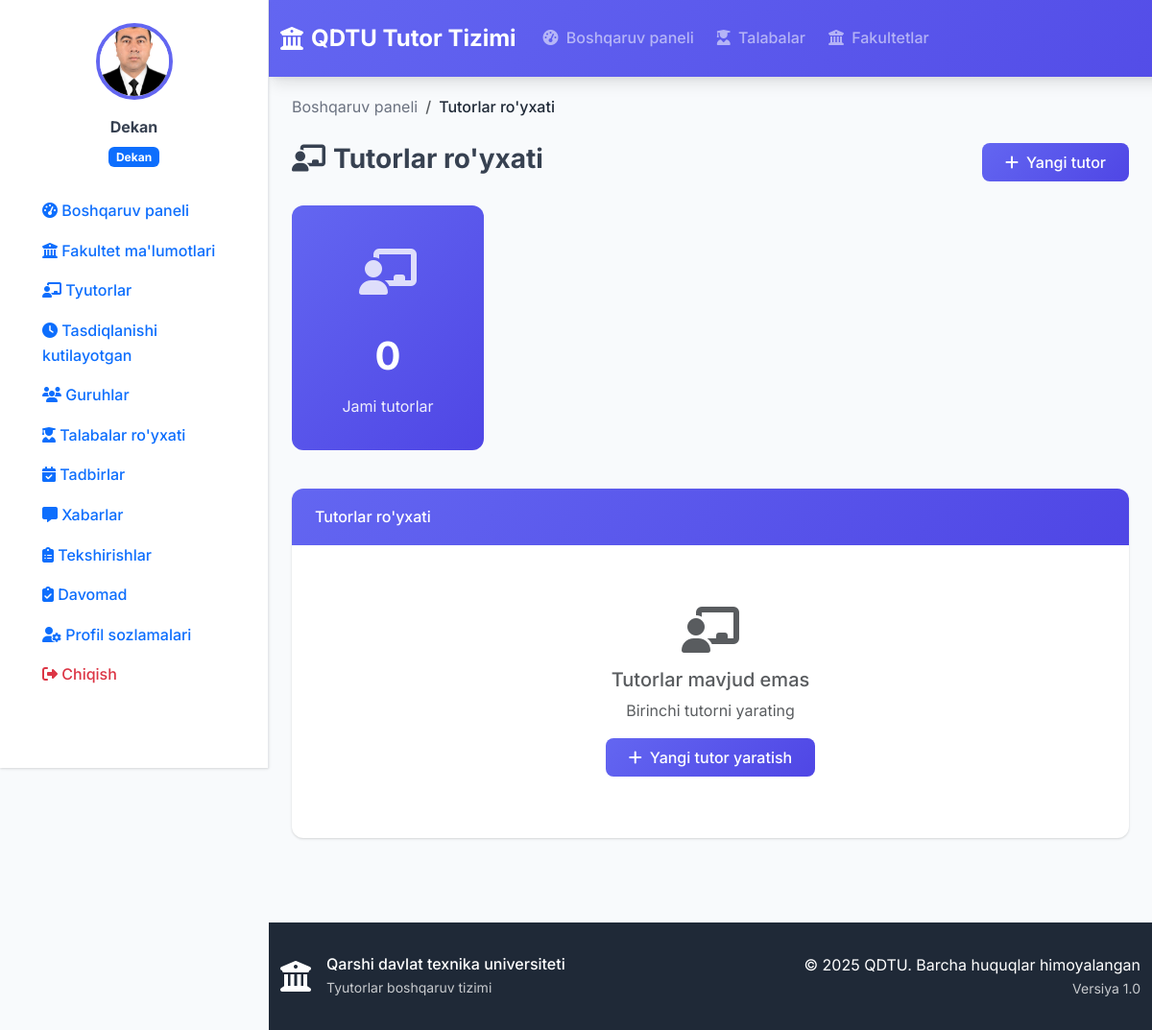
The app's page /faculty/tutors/ (signed in) with its own data.
### accounts/models.py (models this page shows, shortened)
class User(AbstractUser):
    USER_TYPE_CHOICES = (
        ('rector', 'Rektor'),
        ('dean', 'Dekan'),
        ('tutor', 'Tutor'),
    )
    user_type = models.CharField(
        max_length=10,
        choices=USER_TYPE_CHOICES,
        verbose_name="Foydalanuvchi turi"
    )
    faculty = models.ForeignKey(
        'faculty.Faculty',
        on_delete=models.SET_NULL,
        null=True,
        blank=True,
        verbose_name="Fakultet"
    )
    profile_picture = models.ImageField(
        upload_to='profile_pics/',
        null=True,
        blank=True,
        verbose_name="Profil rasmi"
    )
    phone_number = models.CharField(
        max_length=20,
        blank=True,
        verbose_name="Telefon raqami"
    )
    class Meta:
        verbose_name = "Foydalanuvchi"
        verbose_name_plural = "Foydalanuvchilar"
    def is_rector(self):
        return self.user_type == 'rector'
    def is_dean(self):
        return self.user_type == 'dean'
    def is_tutor(self):
        return self.user_type == 'tutor'
    def get_full_name(self):
        return f"{self.first_name} {self.last_name}".strip() or self.username

### faculty/views.py (the view, shortened to what this page needs)
# urls.py: path('tutors/', views.tutor_list, name='tutor_list'),
@login_required
def tutor_list(request):
    user = request.user
    if user.is_rector():
        tutors = User.objects.filter(user_type='tutor').prefetch_related('assigned_groups__students__housing_inspections')
        print(f"Rektor: {tutors.count()} tutors found")
    elif user.is_dean():
        if not user.faculty:
            print(f"Xatolik: {user} uchun fakultet topilmadi")
            tutors = User.objects.none()
        else:
            tutors = User.objects.filter(
                user_type='tutor',
                assigned_groups__faculty=user.faculty
            ).distinct().prefetch_related('assigned_groups__students__housing_inspections')
            print(f"Dekan: {tutors.count()} tutors found for faculty {user.faculty}")
    else:
        print(f"Foydalanuvchi {user} dashboard'ga yo'naltirilmoqda")
        return redirect('dashboard')
    tutors_data = []
    context = {
        'tutors': tutors_data,
        'title': 'Tutorlar ro\'yxati',
    }
    return render(request, 'faculty/tutor_list.html', context)

### templates/faculty/tutor_list.html (shortened to what this page needs)
{% extends 'base.html' %}
{% block content %}
<div class="container-fluid">
    <nav aria-label="breadcrumb">
        <ol class="breadcrumb">
            <li class="breadcrumb-item"><a href="{% url 'dashboard' %}">Boshqaruv paneli</a></li>
            <li class="breadcrumb-item active">{{ title }}</li>
        </ol>
    </nav>
    <div class="d-flex justify-content-between align-items-center mb-4">
        <h1 class="h3 fw-bold"><i class="fas fa-chalkboard-teacher me-2"></i>{{ title }}</h1>
        {% if user.is_dean or user.is_rector %}
            <a href="{% url 'tutor_create' %}" class="btn btn-primary">
                <i class="fas fa-plus me-2"></i>Yangi tutor
            </a>
        {% endif %}
    </div>
    <div class="row mb-4">
        <div class="col-lg-3 col-md-6 mb-3">
            <div class="stats-card">
                <div class="icon">
                    <i class="fas fa-chalkboard-teacher"></i>
                </div>
                <div class="number">{{ tutors|length }}</div>
                <div class="label">Jami tutorlar</div>
            </div>
        </div>
    </div>
    <div class="card">
        <div class="card-header text-white">
            <h6 class="mb-0">Tutorlar ro'yxati</h6>
        </div>
        <div class="card-body">
            {% if tutors %}
                <div class="table-responsive">
                    <table class="table table-striped">
                        <thead>
                            <tr>
                                <th>Rasm</th>
                                <th>To'liq ism</th>
                                <th>Email</th>
                                <th>Fakultet</th>
                                <th>Telefon</th>
                                <th>Guruhlar soni</th>
                                <th>Talabalar soni</th>
                                <th>Amallar</th>
                            </tr>
                        </thead>
                        <tbody>
                            {% for tutor in tutors %}
                                <tr class="{{ tutor.color_class }}">
                                    <td>
                                        <div class="text-center">
                                            {% if tutor.profile_picture %}
                                                <img src="{{ tutor.profile_picture.url }}" alt="{{ tutor.full_name }}" class="rounded-circle img-fluid" style="max-width: 50px;">
                                            {% else %}
                                                <img src="https://via.placeholder.com/50" alt="No Image" class="rounded-circle img-fluid" style="max-width: 50px;">
                                            {% endif %}
                                        </div>
                                    </td>
                                    <td>{{ tutor.full_name }}</td>
                                    <td>{{ tutor.email }}</td>
                                    <td>{{ tutor.faculty_name }}</td>
                                    <td>{{ tutor.phone_number }}</td>
                                    <td><span class="badge bg-primary">{{ tutor.groups_count }}</span></td>
                                    <td><span class="badge bg-success">{{ tutor.students_count }}</span></td>
                                    <td style="text-align: center;">
                                        <a href="{% url 'tutor_detail' tutor.id %}" class="btn btn-sm btn-primary">
                                            <i class="fas fa-eye"></i>
                                        </a>
                                        {% if user.is_dean or user.is_rector %}
                                            <a href="{% url 'tutor_edit' tutor.id %}" class="btn btn-sm btn-warning">
                                                <i class="fas fa-edit"></i>
                                            </a>
                                        {% endif %}
                                    </td>
                                </tr>
                            {% endfor %}
                        </tbody>
                    </table>
                </div>
            {% else %}
                <div class="text-center py-5">
                    <i class="fas fa-chalkboard-teacher fa-3x text-muted mb-3"></i>
                    <h5 class="text-muted">Tutorlar mavjud emas</h5>
                    {% if user.is_dean or user.is_rector %}
                        <p class="text-muted">Birinchi tutorni yarating</p>
                        <a href="{% url 'tutor_create' %}" class="btn btn-primary">
                            <i class="fas fa-plus me-2"></i>Yangi tutor yaratish
                        </a>
                    {% endif %}
                </div>
            {% endif %}
        </div>
    </div>
</div>
{% endblock %}

### templates/sidebar.html (shortened to what this page needs)
{% load static %}
<div class="sidebar" id="sidebar">
    <div class="sidebar-content">
        <div class="user-info text-center mb-4">
            {% if user.profile_picture %}
                <img src="{{ user.profile_picture.url }}" class="profile-image mb-3">
            {% else %}
                <div class="profile-initials mb-3">
                    {{ user.first_name|first|upper }}{{ user.last_name|first|upper }}
                </div>
            {% endif %}
            <div class="user-details">
                <div class="mb-1 fw-bold">{{ user.get_full_name }}</div>
                <div class="badge bg-primary">
                    {% if user.is_rector %}
                        Prorektor
                    {% elif user.is_dean %}
                        Dekan
                    {% elif user.is_tutor %}
                        Tutor
                    {% endif %}
                </div>
            </div>
        </div>
        <nav class="sidebar-nav">
            <ul class="nav flex-column">
                <li class="nav-item">
                    <a class="nav-link {% if request.resolver_match.url_name == 'dashboard' or request.resolver_match.url_name|slice:':7' == 'rector_' or request.resolver_match.url_name|slice:':5' == 'dean_' or request.resolver_match.url_name|slice:':6' == 'tutor_' %}active{% endif %}" href="{% url 'dashboard' %}">
                        <i class="fas fa-tachometer-alt"></i>
                        <span>Boshqaruv paneli</span>
                    </a>
                </li>
                {% if user.is_dean %}
                    <li class="nav-item">
                        <a class="nav-link {% if request.resolver_match.url_name == 'faculty_info' %}active{% endif %}" href="#" onclick="showFacultyInfo()">
                            <i class="fas fa-university"></i>
                            <span>Fakultet ma'lumotlari</span>
                        </a>
                    </li>
                    <li class="nav-item">
                        <a class="nav-link {% if request.resolver_match.url_name == 'tutor_list' %}active{% endif %}" href="{% url 'tutor_list' %}">
                            <i class="fas fa-chalkboard-teacher"></i>
                            <span>Tyutorlar</span>
                        </a>
                    </li>
                    <li class="nav-item">
                        <a class="nav-link {% if request.resolver_match.url_name == 'pending_inspections' %}active{% endif %}" href="{% url 'pending_inspections' %}">
                            <i class="fas fa-clock"></i>
                            <span>Tasdiqlanishi kutilayotgan</span>
                        </a>
                    </li>
                    <li class="nav-item">
                        <a class="nav-link {% if request.resolver_match.url_name == 'group_list' %}active{% endif %}" href="{% url 'group_list' %}">
                            <i class="fas fa-users"></i>
                            <span>Guruhlar</span>
                        </a>
                    </li>
                    <li class="nav-item">
                        <a class="nav-link {% if request.resolver_match.url_name == 'student_list' %}active{% endif %}" href="{% url 'student_list' %}">
                            <i class="fas fa-user-graduate"></i>
                            <span>Talabalar ro'yxati</span>
                        </a>
                    </li>
                    <li class="nav-item">
                        <a class="nav-link" href="{% url 'dean_events' %}">
                            <i class="fas fa-calendar-check"></i>
                            <span>Tadbirlar</span>
                        </a>
                    </li>
                    <li class="nav-item">
                        <a class="nav-link" href="{% url 'message_list' %}">
                            <i class="fas fa-message"></i>
                            <span>Xabarlar</span>
                        </a>
                    </li>
                {% endif %}
                <li class="nav-item">
                    <a class="nav-link {% if request.resolver_match.url_name == 'inspection_list' %}active{% endif %}" href="{% url 'inspection_list' %}">
                        <i class="fas fa-clipboard-list"></i>
                        <span>Tekshirishlar</span>
                    </a>
                </li>
                <li class="nav-item mt-auto">
                    <a href="{% url 'attendance_view' %}" class="nav-link flex items-center hover:bg-gray-100 {% if request.resolver_match.url_name == 'attendance_view' %}sidebar-active{% endif %}">
                        <i class="fas fa-clipboard-check mr-3"></i>
                        Davomad
                    </a>
                </li>
                <li class="nav-item mt-auto">
                    <a class="nav-link {% if request.resolver_match.url_name == 'profile' %}active{% endif %}" href="{% url 'profile' %}">
                        <i class="fas fa-user-cog"></i>
                        <span>Profil sozlamalari</span>
                    </a>
                </li>
                <li class="nav-item">
                    <a class="nav-link text-danger" href="{% url 'logout' %}">
                        <i class="fas fa-sign-out-alt"></i>
                        <span>Chiqish</span>
                    </a>
                </li>
            </ul>
        </nav>
    </div>
</div>

### templates/base.html (style rules this page uses)
:root { --primary-color: #6366f1; --primary-dark: #4f46e5; --secondary-color: #f59e0b; --success-color: #10b981; --warning-color: #f59e0b; --danger-color: #ef4444; --info-color: #3b82f6; --dark-color: #1f2937; --light-color: #f8fafc; --border-color: #e5e7eb; --text-muted: #6b7280; --shadow: 0 1px 3px 0 rgba(0, 0, 0, 0.1), 0 1px 2px 0 rgba(0, 0, 0, 0.06); --shadow-lg: 0 10px 15px -3px rgba(0, 0, 0, 0.1), 0 4px 6px -2px rgba(0, 0, 0, 0.05); }
* { font-family: 'Inter', sans-serif; }
body { background-color: #f8fafc; color: #374151; line-height: 1.6; margin: 0; padding-left: 0; transition: padding-left 0.3s ease; }
body.sidebar-open { padding-left: 280px; }
.btn-primary { background: linear-gradient(135deg, var(--primary-color) 0%, var(--primary-dark) 100%); border: none; border-radius: 8px; font-weight: 500; padding: 0.5rem 1.5rem; transition: all 0.3s ease; }
.btn { border-radius: 8px; font-weight: 500; transition: all 0.3s ease; }
.card { border: none; border-radius: 12px; box-shadow: var(--shadow); transition: all 0.3s ease; overflow: hidden; }
.card-header { background: linear-gradient(135deg, var(--primary-color) 0%, var(--primary-dark) 100%); border: none; padding: 1.25rem 1.5rem; font-weight: 600; }
.nav-link { font-weight: 500; transition: all 0.3s ease; border-radius: 6px; margin: 0 0.25rem; }
.sidebar { position: fixed; top: 0; left: -280px; width: 280px; height: 100vh; background: white; border-right: 1px solid var(--border-color); box-shadow: var(--shadow); padding: 1.5rem; transition: left 0.3s ease; z-index: 1040; overflow-y: auto; }
.sidebar.open { left: 0; }
@media (min-width: 992px) { body { padding-left: 280px; } }
@media (min-width: 992px) { .sidebar { left: 0; top: 0; } }
.profile-image { width: 80px; height: 80px; border-radius: 50%; object-fit: cover; border: 4px solid var(--primary-color); }
.stats-card { background: linear-gradient(135deg, var(--primary-color) 0%, var(--primary-dark) 100%); color: white; border-radius: 12px; padding: 2rem; text-align: center; transition: all 0.3s ease; }
.stats-card .icon { font-size: 3rem; margin-bottom: 1rem; opacity: 0.8; }
.stats-card .number { font-size: 2.5rem; font-weight: 700; margin-bottom: 0.5rem; }
.stats-card .label { font-size: 1rem; opacity: 0.9; }
.breadcrumb { background: none; padding: 0; margin-bottom: 1.5rem; }
.breadcrumb-item a { color: var(--text-muted); text-decoration: none; }
.breadcrumb-item.active { color: var(--dark-color); font-weight: 500; }

### records on screen
User: profile_picture (picture), get_full_name "Dekan"

### other values on screen
{{ title }} "Tutorlar ro'yxati"
{{ tutors|length }} "0"
